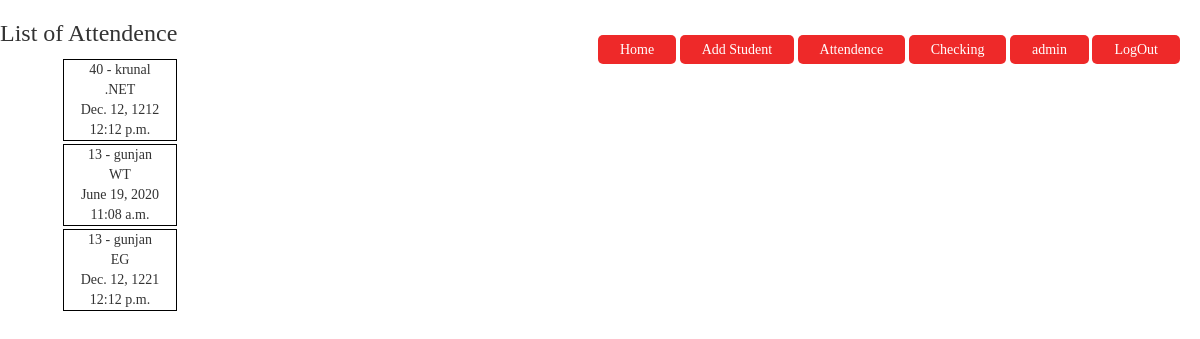
The page /manager/listAttendence/ (signed in) on the database its author committed.
### manager/models.py (models this page shows, shortened)
class TakeAttendance(models.Model):
    roll = models.ForeignKey(Students, related_name='books',default=None,on_delete=models.PROTECT)
    subject = models.CharField(choices = subject_choices,default='DBMS', max_length=6)
    date_time = models.DateField("Date(mm/dd/yyyy)",auto_now_add=False,default=datetime.now,auto_now=False)
    time = models.TimeField( auto_now=False, auto_now_add=False,default=datetime.now)

class Students(models.Model):
    student_name = models.CharField(max_length=80)
    roll_no = models.IntegerField(unique=True)
    class_name = models.CharField(max_length=80)
    semester = models.IntegerField()
    year = models.IntegerField()
    def __str__(self):
        return (f"{str(self.roll_no)} - {self.student_name}")

### manager/views.py (the view)
# urls.py: path('listAttendence/',views.listAttendence, name='listAttendence'),
@login_required
def listAttendence(request):
    all_uploads = TakeAttendance.objects.all()
    return render(request, 'attendence/list_attendence.html',{'uploads':all_uploads})

### templates/attendence/list_attendence.html
{% extends 'base.html' %} {% load crispy_forms_tags %} {% block content %}
<h3>List of Attendence</h3>
<div style="width:10%; position: absolute; left:5%; text-align:center">
    {% for upload in uploads %}
    <div style="border:1px solid black; margin:3px ">
        {{upload.roll}}<br> {{upload.subject}}
        <br> {{upload.date_time}}
        <br> {{upload.time}}
        <br>
    </div>
    {% endfor%}
</div>
{% endblock %}

### templates/base.html (shortened to what this page needs)
{% load static %}
<!doctype html>
<html>
<head>
    <link rel="stylesheet" href="https://maxcdn.bootstrapcdn.com/bootstrap/3.3.7/css/bootstrap.min.css">
    <link rel="stylesheet" href="{% static 'css/base.css' %}">
    <link rel="stylesheet" href="{% static 'css/students.css' %}">
</head>
<body>
    <header>
        <div class="main">
            <div class="fix">
                <ul>
                    <li class="active"><a href="{% url 'index' %}">Home</a></li>
                    <li><a href="{% url 'addStudent' %}">Add Student</a></li>
                    <li><a href="{% url 'addAttendence' %}">Attendence</a></li>
                    <li><a href="{% url 'check' %}">Checking</a></li>
                    <li><a href="admin">admin</a></li>
                    {% if user.is_authenticated %}
                    <li><a href="{% url 'logout' %}">LogOut</a></li>
                    {% else %}
                    <li><a href="{% url 'login' %}">Login</a></li>
                    <li><a href="{% url 'register' %}">Register</a></li>
                    {% endif %}
                </ul>
            </div>
        </div>
    </header>
    <div class="">
        {% block content %} {% endblock %}
    </div>
</body>
</html>

### manager/static/css/base.css (style rules this page uses)
ul { list-style-type: none; float: right; }
ul li { display: inline-block; }
ul li a { text-decoration: none; position: relative; top: 20px; right: 20px; color: #fff; border: 2px solid transparent; padding: 5px 20px; border-radius: 5px; transition: 0.8s ease; background-color: rgb(238, 41, 41); }
* { margin: 0; padding: 0; font-family: Century Gothic; }

### rows shown on the page
TakeAttendance: roll "40 - krunal", subject ".NET", date_time "Dec. 12, 1212", time "12:12 p.m."
TakeAttendance: roll "13 - gunjan", subject "WT", date_time "June 19, 2020", time "11:08 a.m."
TakeAttendance: roll "13 - gunjan", subject "EG", date_time "Dec. 12, 1221", time "12:12 p.m."
